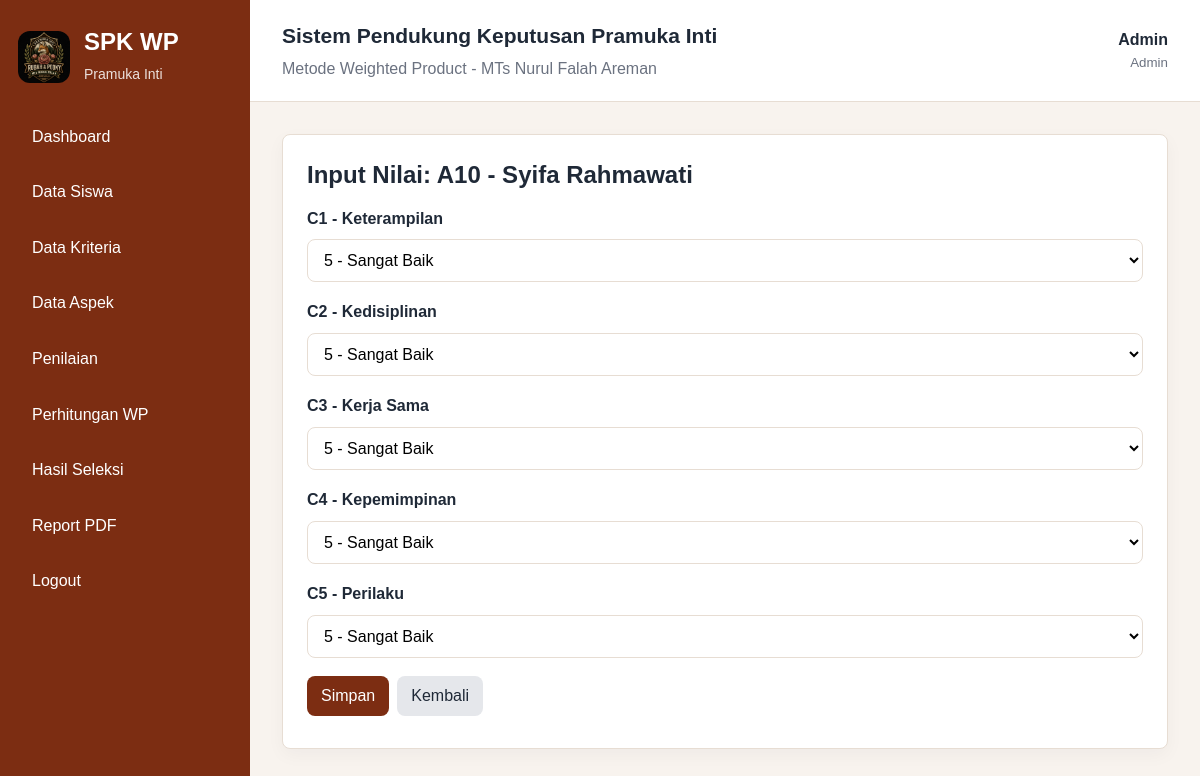
The app's page /pages/penilaian/input.php?id_siswa=10 (signed in) with its own data.
### tables this page shows
CREATE TABLE siswa (
    id_siswa INT AUTO_INCREMENT PRIMARY KEY,
    kode_siswa VARCHAR(20) NOT NULL UNIQUE,
    nama_siswa VARCHAR(100) NOT NULL,
    nis VARCHAR(30) NOT NULL,
    no_handphone VARCHAR(20) NOT NULL,
    jenis_kelamin ENUM('Laki-laki','Perempuan') NOT NULL,
    kelas VARCHAR(20) NOT NULL,
    created_at TIMESTAMP DEFAULT CURRENT_TIMESTAMP
);

CREATE TABLE kriteria (
    id_kriteria INT AUTO_INCREMENT PRIMARY KEY,
    kode_kriteria VARCHAR(10) NOT NULL UNIQUE,
    nama_kriteria VARCHAR(100) NOT NULL,
    bobot FLOAT NOT NULL,
    tipe ENUM('benefit','cost') NOT NULL DEFAULT 'benefit'
);

### includes/auth.php (called while the page is built, shortened)
<?php
function e($value): string
{
    return htmlspecialchars((string) $value, ENT_QUOTES, 'UTF-8');
}

### pages/penilaian/input.php (the view, shortened to what this page needs)
<?php
require_once __DIR__ . '/../../config/database.php';
require_once __DIR__ . '/../../includes/auth.php';
$idSiswa = (int) ($_GET['id_siswa'] ?? 0);
$stmt = $pdo->prepare('SELECT * FROM siswa WHERE id_siswa=?');
$stmt->execute([$idSiswa]);
$siswa = $stmt->fetch();
$kriteria = $pdo->query('SELECT * FROM kriteria ORDER BY kode_kriteria ASC')->fetchAll();
$nilaiStmt = $pdo->prepare('SELECT * FROM penilaian WHERE id_siswa=?');
$nilaiStmt->execute([$idSiswa]);
$nilaiLama = [];
foreach ($nilaiStmt as $row) { $nilaiLama[$row['id_kriteria']] = $row['nilai']; }
include __DIR__ . '/../../includes/header.php';
?>
<div class="card">
    <h2>Input Nilai: <?= e($siswa['kode_siswa'] . ' - ' . $siswa['nama_siswa']) ?></h2>
    <form method="post">
        <?php foreach ($kriteria as $k): ?>
            <div class="form-group">
                <label><?= e($k['kode_kriteria'] . ' - ' . $k['nama_kriteria']) ?></label>
                <select name="nilai[<?= e($k['id_kriteria']) ?>]" required>
                    <?php foreach ([1=>'Sangat Kurang Baik',2=>'Kurang Baik',3=>'Cukup Baik',4=>'Baik',5=>'Sangat Baik'] as $angka => $label): ?>
                        <option value="<?= $angka ?>" <?= (string) ($_POST['nilai'][$k['id_kriteria']] ?? $nilaiLama[$k['id_kriteria']] ?? '') === (string) $angka ? 'selected' : '' ?>><?= $angka ?> - <?= e($label) ?></option>
                    <?php endforeach; ?>
                </select>
            </div>
        <?php endforeach; ?>
        <button class="btn btn-primary">Simpan</button><a class="btn" href="index.php">Kembali</a>
    </form>
</div>
<?php include __DIR__ . '/../../includes/footer.php'; ?>

### assets/css/style.css (style rules this page uses)
:root { --primary: #7c2d12; --primary-light: #ffedd5; --dark: #1f2937; --muted: #6b7280; --border: #e7ddd3; --bg: #f8f3ee; --white: #ffffff; --danger: #b91c1c; --warning: #854d0e; }
* { box-sizing: border-box; }
body { margin: 0; font-family: Arial, sans-serif; background: var(--bg); color: var(--dark); line-height: 1.55; }
a { color: inherit; text-decoration: none; }
input, select, textarea, button { font: inherit; }
.card { background: var(--white); border: 1px solid var(--border); border-radius: 8px; padding: 24px; margin-bottom: 24px; box-shadow: 0 6px 18px rgba(15, 23, 42, .04); }
.card h2, .card h3 { margin: 0 0 16px; line-height: 1.3; }
.form-group { display: grid; gap: 8px; margin-bottom: 18px; }
label { font-weight: 700; }
input, select, textarea { width: 100%; border: 1px solid var(--border); border-radius: 8px; padding: 11px 12px; background: #fff; }
.btn { display: inline-flex; align-items: center; justify-content: center; gap: 6px; border: 0; border-radius: 8px; padding: 10px 14px; cursor: pointer; background: #e5e7eb; color: var(--dark); margin: 0 8px 8px 0; line-height: 1.25; min-height: 40px; }
.btn-primary { background: var(--primary); color: var(--white); }

### records on screen
siswa: kode_siswa+nama_siswa "A10 - Syifa Rahmawati"
kriteria: kode_kriteria+nama_kriteria "C1 - Keterampilan", id_kriteria "5 - Sangat Baik"
kriteria: kode_kriteria+nama_kriteria "C2 - Kedisiplinan", id_kriteria "5 - Sangat Baik"
kriteria: kode_kriteria+nama_kriteria "C3 - Kerja Sama", id_kriteria "5 - Sangat Baik"
kriteria: kode_kriteria+nama_kriteria "C4 - Kepemimpinan", id_kriteria "5 - Sangat Baik"
kriteria: kode_kriteria+nama_kriteria "C5 - Perilaku", id_kriteria "5 - Sangat Baik"

### other values on screen
$_SESSION['user']['nama'] "Admin"
str_replace('_', ' ', user_role()) "Admin"
